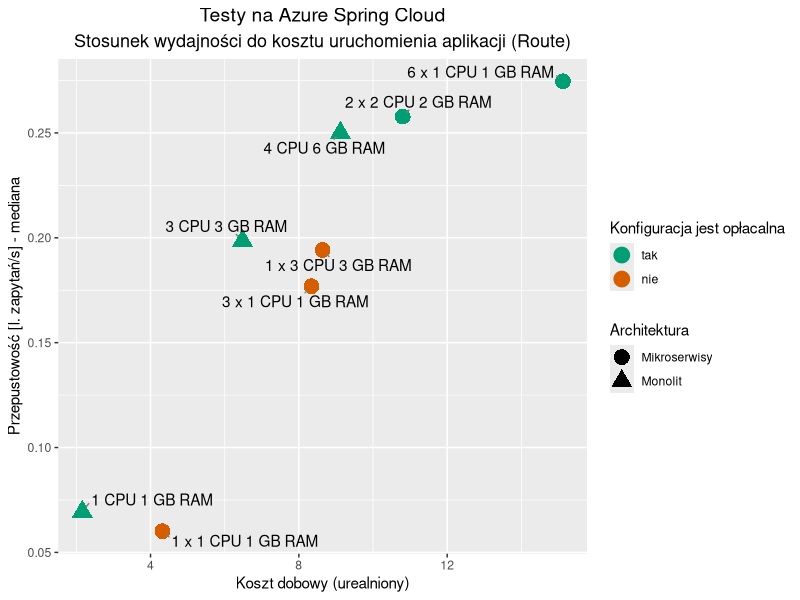

Source code (R):
Sys.setlocale(category = "LC_ALL", locale = "Polish")
routeCost = read.csv('route-cost.csv');
library(ggplot2)
library(ggrepel)

routeCost$dominating = factor(routeCost$dominating,levels=unique(routeCost$dominating))

p = ggplot(routeCost, aes(x=cost, y=throughput)) 
p=p + geom_point(size=5, aes(color=dominating, shape=Architektura))
p=p+ylab('Przepustowość [l. zapytań/s] - mediana') 
p=p+ xlab('Koszt dobowy (urealniony)')
p=p+geom_text_repel(aes(label = Spec), box.padding=0.35, point.padding=0.5,segment.color='grey50', min.segment.length = 0)
p=p+ scale_color_manual(values = c("#009E73", "#D55E00"))
p=p+labs(color="Konfiguracja jest opłacalna",
         title='Testy na Azure Spring Cloud',
         subtitle='Stosunek wydajności do kosztu uruchomienia aplikacji (Route)')
p=p+theme(plot.title = element_text(hjust = 0.5, size=14), 
          plot.subtitle = element_text(hjust = 0.5, size = 13))
print(p)
